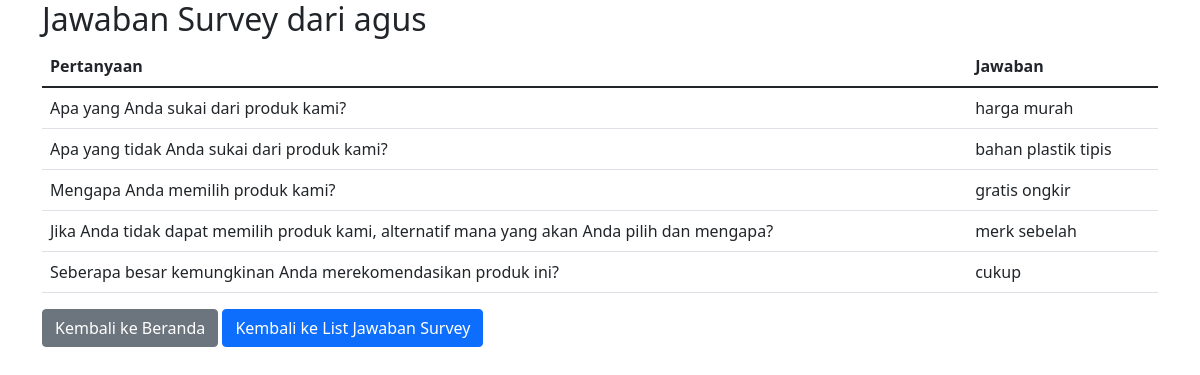
The page /view_individual.php?id=1&user_id=3 on the database its author committed.
### tables this page shows
CREATE TABLE `responses` (
  `id` int(11) NOT NULL,
  `survey_id` int(11) DEFAULT NULL,
  `user_id` int(11) DEFAULT NULL,
  `question_id` int(11) DEFAULT NULL,
  `answer` text DEFAULT NULL
);

CREATE TABLE `questions` (
  `id` int(11) NOT NULL,
  `survey_id` int(11) DEFAULT NULL,
  `question_text` text NOT NULL
);

### view_individual.php (the view, shortened to what this page needs)
<?php
include 'db.php';
$survey_id = $_GET['id'] ?? 0;
$user_id = $_GET['user_id'] ?? 0;
$user_info = $conn->query("SELECT name FROM users WHERE id = '$user_id'")->fetch_assoc();
$individual_responses = $conn->query("SELECT questions.question_text, responses.answer FROM responses JOIN questions ON responses.question_id = questions.id WHERE responses.survey_id = $survey_id AND responses.user_id = $user_id");
?>
<!DOCTYPE html>
<html lang="en">
<head>
    <link href="https://cdn.jsdelivr.net/npm/bootstrap@5.1.3/dist/css/bootstrap.min.css" rel="stylesheet">
</head>
<body>
    <div class="container">
        <h2>Jawaban Survey dari <?= htmlspecialchars($user_info['name']) ?></h2>
        <table class="table">
            <thead>
                <tr>
                    <th>Pertanyaan</th>
                    <th>Jawaban</th>
                </tr>
            </thead>
            <tbody>
                <?php while ($response = $individual_responses->fetch_assoc()): ?>
                    <tr>
                        <td><?= htmlspecialchars($response['question_text']) ?></td>
                        <td><?= htmlspecialchars($response['answer']) ?></td>
                    </tr>
                <?php endwhile; ?>
            </tbody>
        </table>
        <div class="mt-3">
            <a href="index.php" class="btn btn-secondary">Kembali ke Beranda</a>
            <a href="view_responses.php?id=<?= $survey_id ?>" class="btn btn-primary">Kembali ke List Jawaban Survey</a>
        </div>
    </div>
</body>
</html>

### rows shown on the page
responses: question.question_text "Apa yang Anda sukai dari produk kami?", answer "harga murah"
responses: question.question_text "Apa yang tidak Anda sukai dari produk kami?", answer "bahan plastik tipis"
responses: question.question_text "Mengapa Anda memilih produk kami?", answer "gratis ongkir"
responses: question.question_text "Jika Anda tidak dapat memilih produk kami, alternatif mana yang akan Anda pilih dan mengapa?", answer "merk sebelah"
responses: question.question_text "Seberapa besar kemungkinan Anda merekomendasikan produk ini?", answer "cukup"
